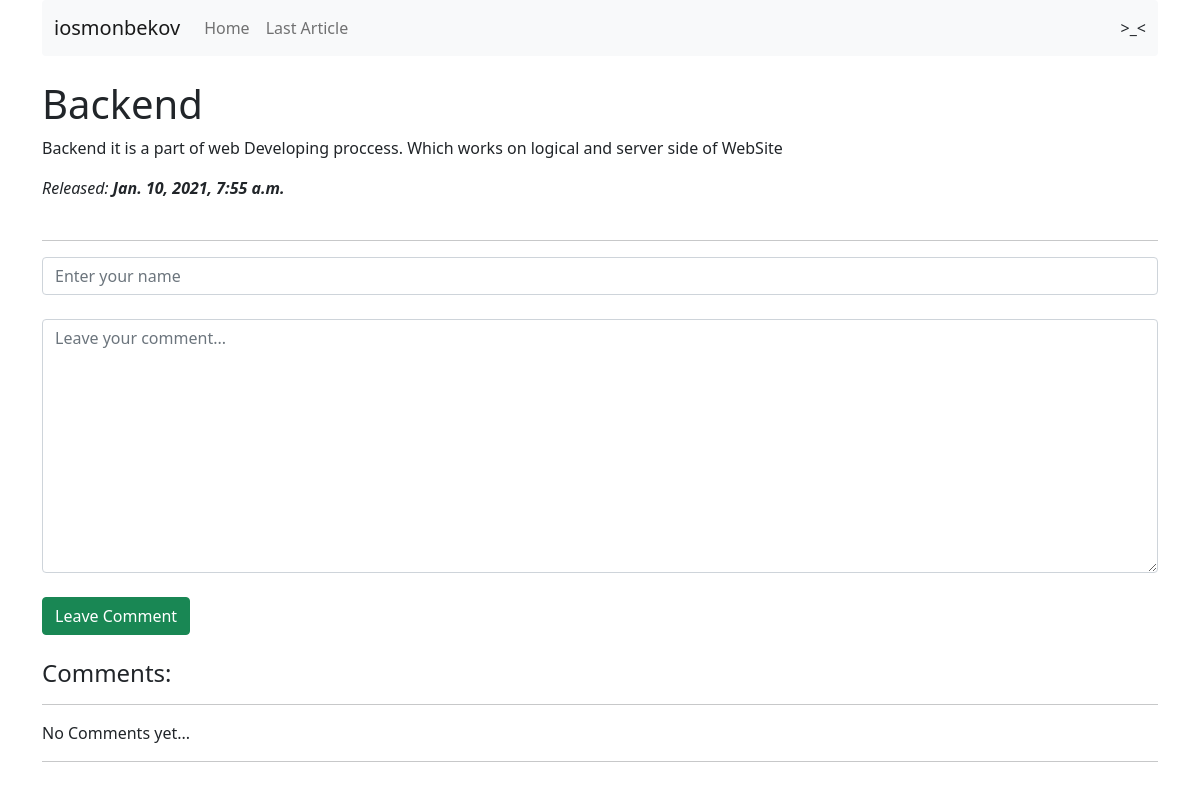
Page /3 on the committed database.
### articles/models.py (models this page shows, shortened)
class Article(models.Model):
    article_title = models.CharField('Article\'s Title', max_length=200)
    article_text = models.TextField('Article\'s Description')
    pub_date = models.DateTimeField('Publication Data')
    class Meta:
        verbose_name = 'Article'
        verbose_name_plural = 'Articles'

### articles/views.py (the view)
# urls.py: path('<int:article_id>', views.detail, name = 'detail'),
def detail(request, article_id):
    try:
        a = Article.objects.get(id = article_id)
    except:
        raise Http404('Article not found.')
    latest_comments_list = a.comment_set.order_by('-id')[:10]
    return render(request, 'articles/detail.html', {'article': a, 'latest_comments_list': latest_comments_list})

### articles/templates/articles/detail.html (shortened to what this page needs)
{% extends 'articles/base.html' %}
{% block content %}
    <br>
    <h1>{{article.article_title}}</h1>
    <p>{{article.article_text}}</p>
    <em>Released: <strong>{{article.pub_date}}</strong></em>
    <br>
    <br>
    <hr>
    <form action="{% url 'articles:leave_comment' article.id %}" method="post">
        <input class="form-control" type="text" required placeholder="Enter your name" name="name" ><br>
        <textarea class="form-control" name="text" required placeholder="Leave your comment..." cols="30" rows="10"></textarea>
        <br>
        <button class="btn btn-success" type="submit">Leave Comment</button>
    </form>
    <br>
    <h4>Comments: </h4>
    <hr>
        {% if latest_comments_list %}
            {% for c in latest_comments_list %}
                <p>
                    <strong>{{c.author_name}}:</strong>
                    <p>{{c.comment_text}}</p>
                </p>
            {% endfor %}
        {% else %}
            No Comments yet...
        {% endif %}
    <hr>
{% endblock %}

### rows in the picture
Article: article_title "Backend", article_text "Backend it is a part of web Developing proccess. Which works on logical and server side of WebSite", pub_date "Jan. 10, 2021, 7:55 a.m."
